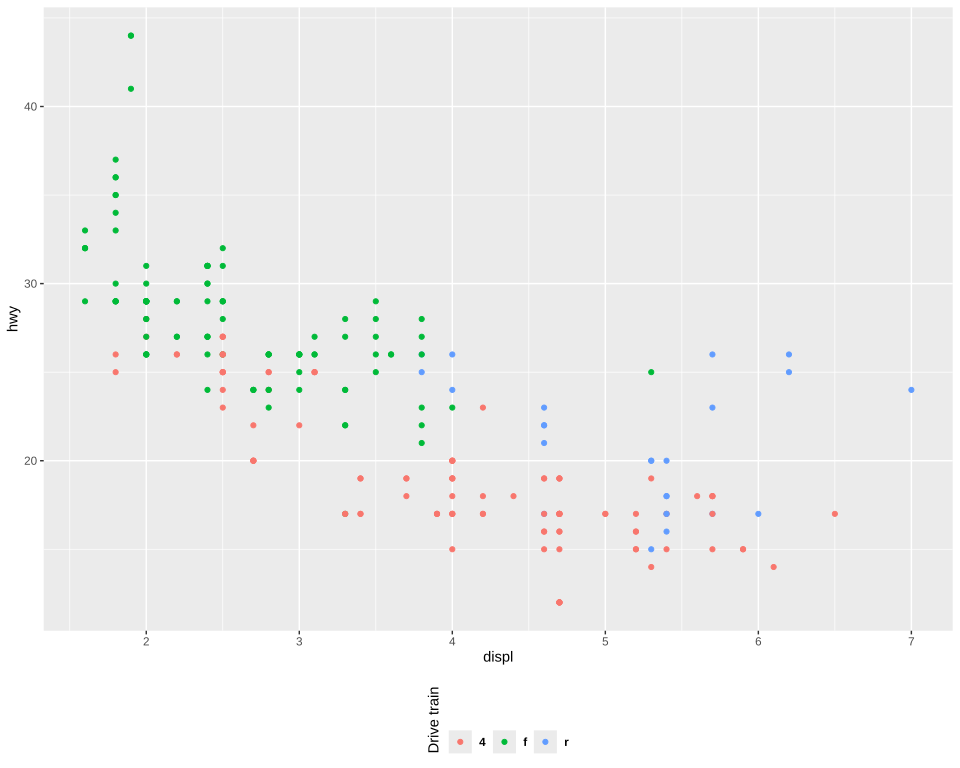

Recreate this plot in R.
# The plot test/golden/theme_text_legend_across.svg draws, drawn by ggplot2 itself, as ggplot2's own
# visual tests draw their snapshots: the independent check on that golden whenever it changes. The
# suite never runs this; it needs R, ggplot2 and vdiffr, saved as the Docker image
# giggly-r:ggplot2-4.0.3. From the repository's root:
#
#   docker run --rm -v "$PWD/test/golden":/golden:ro giggly-r:ggplot2-4.0.3 \
#     Rscript /golden/theme_text_legend_across.R > theme_text_legend_across.ggplot2.svg
#
# and compare the two drawings element by element, as test/golden/point.R describes.
#
# mpg's highway mileage against engine size by drive, the legend below the panel, its title left
# of the keys turned on its side and taller than them, its labels bold.
#
# First checked with ggplot2 4.0.3 and vdiffr 1.0.9: every element and clip path matches, and the
# one departure is test/golden/point.R's, the x axis drawn before the y.

library(ggplot2)

plot <- ggplot(mpg, aes(displ, hwy, colour = drv)) +
  geom_point() +
  labs(colour = "Drive train") +
  theme_gray() +
  theme(
    legend.position = "bottom",
    legend.title = element_text(angle = 90, vjust = 1),
    legend.text = element_text(face = "bold")
  )

file <- tempfile(fileext = ".svg")
vdiffr::write_svg(plot, file)
cat(readLines(file), sep = "\n")
